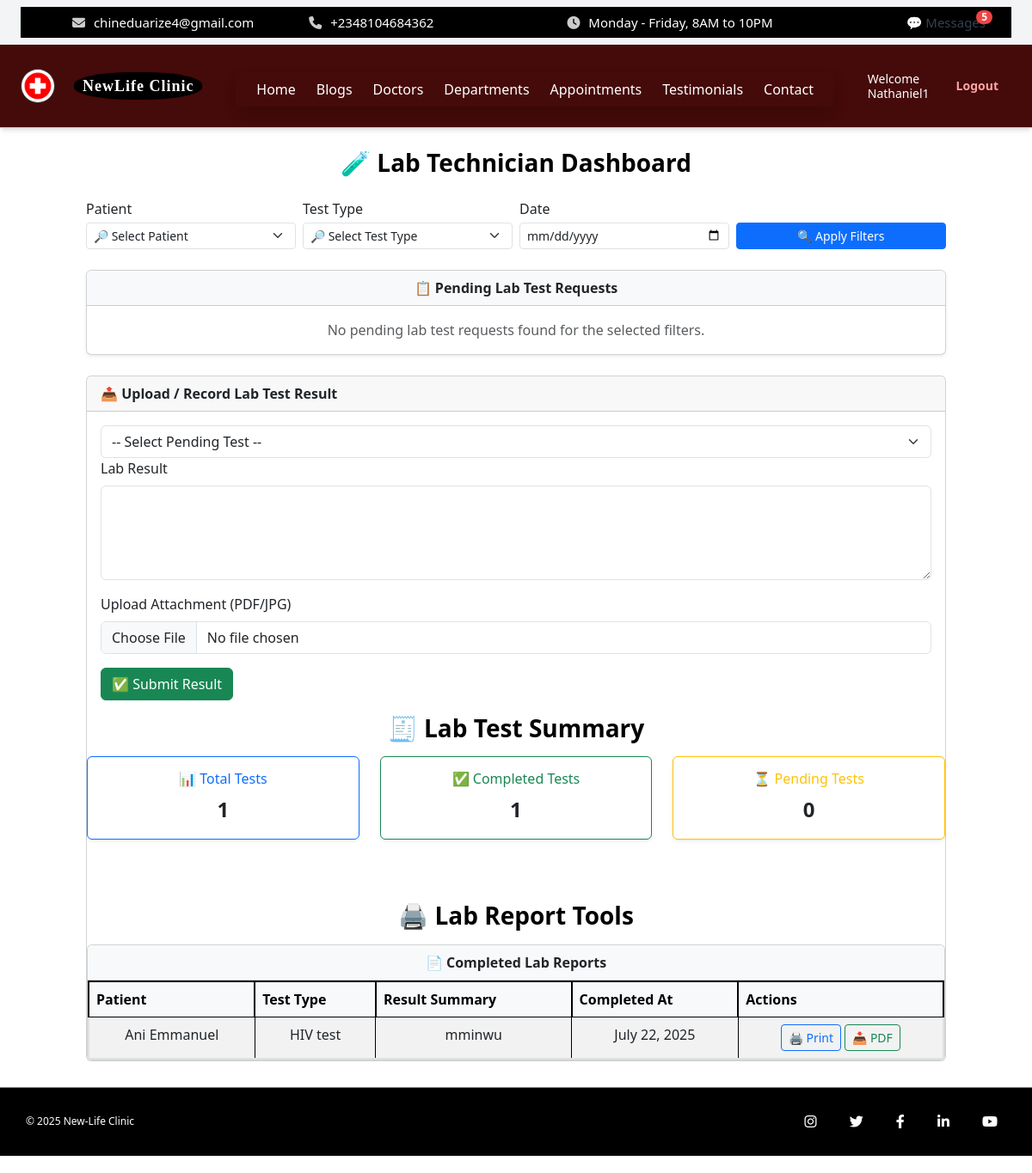
Page /dashboard/labtech/ (signed in) on the committed database.
### core/models.py (models this page shows, shortened)
class HeaderSettings(models.Model):
    hospital_name = models.CharField(max_length=100, default='My Hospital')
    logo = models.ImageField(upload_to='logos/', blank=True, null=True)
    menu_1 = models.CharField(max_length=50, default='Home')
    menu_2 = models.CharField(max_length=50, default='Services')
    menu_3 = models.CharField(max_length=50, default='Doctors')
    menu_4 = models.CharField(max_length=50, default='Departments')
    menu_5 = models.CharField(max_length=50, default='Appointments')
    menu_6 = models.CharField(max_length=50, default='About')
    menu_7 = models.CharField(max_length=50, default='Contact')
    email = models.EmailField(blank=True)
    phone = models.CharField(max_length=20, blank=True)
    working_hours = models.CharField(max_length=100, default="Monday - Friday, 8AM to 10PM")

class User(AbstractUser):
    ROLE_CHOICES = [
        ('admin', 'Admin'),
        ('doctor', 'Doctor'),
        ('nurse', 'Nurse'),
        ('receptionist', 'Receptionist'),
        ('pharmacist', 'Pharmacist'),
        ('labtech', 'Lab Technician'),
        ('patient', 'Patient'),
        ('cashier', 'Cashier'),
    ]
    role = models.CharField(max_length=20, choices=ROLE_CHOICES)
    def get_full_name(self):
        full_name = f"{self.first_name} {self.last_name}".strip()
        return full_name if full_name else self.username

class Patient(models.Model):
    user = models.OneToOneField(User, on_delete=models.CASCADE)
    age = models.PositiveIntegerField()
    gender = models.CharField(max_length=10)
    phone = models.CharField(max_length=20)
    address = models.TextField()
    created_at = models.DateTimeField(auto_now_add=True)
    REFERRAL_CHOICES = [
        ('walk-in', 'Walk-in'),
        ('referral', 'Referral'),
        ('ads', 'Advertisement'),
        ('online', 'Online Search'),
        ('other', 'Other'),
    ]
    referral_source = models.CharField(
    max_length=20,
    choices=REFERRAL_CHOICES,
    blank=False,
    null=False
)

class FooterSettings(models.Model):
    copyright_text = models.CharField(max_length=255, default="© 2025 New-Life Clinic")
    instagram_url = models.URLField(blank=True, null=True)
    twitter_url = models.URLField(blank=True, null=True)
    facebook_url = models.URLField(blank=True, null=True)
    linkedin_url = models.URLField(blank=True, null=True)
    youtube_url = models.URLField(blank=True, null=True)

### labtech_panel/models.py (models this page shows, shortened)
class LabTestRequest(models.Model):
    patient = models.ForeignKey(Patient, on_delete=models.CASCADE)
    doctor = models.ForeignKey(Doctor, on_delete=models.SET_NULL, null=True)
    test_type = models.CharField(max_length=255)
    requested_at = models.DateField(auto_now_add=True)
    status = models.CharField(max_length=20, choices=[('Pending', 'Pending'), ('Completed', 'Completed')], default='Pending')
    result = models.TextField(blank=True, null=True)
    attachment = models.FileField(upload_to='lab_results/', blank=True, null=True)

### labtech_panel/views.py (the view, shortened to what this page needs)
# urls.py: path('', views.labtech_dashboard, name='labtech_dashboard'),
@login_required
def labtech_dashboard(request):
    test_requests = LabTestRequest.objects.filter(status='Pending')
    patients = Patient.objects.all()
    test_types = LabTestRequest.objects.values_list('test_type', flat=True).distinct()
    total_tests = LabTestRequest.objects.count()
    completed_tests = LabTestRequest.objects.filter(status='Completed').count()
    pending_tests = LabTestRequest.objects.filter(status='Pending').count()
    completed_requests = LabTestRequest.objects.filter(status='Completed')
    patient_id = request.GET.get('patient')
    test_type = request.GET.get('type')
    date_str = request.GET.get('date')
    if patient_id:
        test_requests = test_requests.filter(patient__id=patient_id)
    if test_type:
        test_requests = test_requests.filter(test_type=test_type)
    pending_requests_all = LabTestRequest.objects.filter(status='Pending')
    context = {
        'test_requests': test_requests,
        'pending_requests_all': pending_requests_all,
        'patients': patients,
        'test_types': test_types,
        'total_tests': total_tests,
        'completed_tests': completed_tests,
        'pending_tests': pending_tests,
        'completed_requests': completed_requests,
    }
    return render(request, 'labtech_panel/dashboard.html', context)

### labtech_panel/templates/labtech_panel/dashboard.html (shortened to what this page needs)
{% extends "core/base.html" %}
{% block content %}
<div class="container mt-4">
  <h2 class="text-center mb-4 fw-bold" style="color: #000000; font-size: 28px;">
    🧪 Lab Technician Dashboard
  </h2>
  <form method="get" class="row g-2 mb-4 align-items-end">
    <div class="col-md-3">
      <label class="form-label mb-1">Patient</label>
      <select name="patient" class="form-select form-select-sm">
        <option value="">🔎 Select Patient</option>
      </select>
    </div>
    <div class="col-md-3">
      <label class="form-label mb-1">Test Type</label>
      <select name="type" class="form-select form-select-sm">
        <option value="">🔎 Select Test Type</option>
      </select>
    </div>
    <div class="col-md-3">
      <label class="form-label mb-1">Date</label>
      <input type="date" name="date" class="form-control form-control-sm" value="{{ request.GET.date|default_if_none:'' }}">
    </div>
    <div class="col-md-3 d-grid">
      <button type="submit" class="btn btn-primary btn-sm">🔍 Apply Filters</button>
    </div>
  </form>
  <div class="card shadow-sm">
    <div class="card-header bg-light text-center fw-bold">
      📋 Pending Lab Test Requests
    </div>
    <div class="card-body p-0">
      {% if test_requests %}
        <div class="table-responsive">
          <table class="table table-hover mb-0">
            <thead class="table-light text-center">
              <tr>
                <th>Patient</th>
                <th>Test Type</th>
                <th>Requested By</th>
                <th>Requested At</th>
                <th>Status</th>
              </tr>
            </thead>
            <tbody>
              {% for request in test_requests %}
              <tr class="text-center">
                <td>{{ request.patient.user.get_full_name }}</td>
                <td>{{ request.test_type }}</td>
                <td>
                {% if request.doctor and request.doctor.user %}
                    {{ request.doctor.user.get_full_name }}
                {% else %}
                    (No Doctor Assigned)
                {% endif %}
                </td>
                <td>{{ request.requested_at|date:"Y-m-d" }}</td>
                <td><span class="badge bg-warning text-dark">Pending</span></td>
              </tr>
              {% endfor %}
            </tbody>
          </table>
        </div>
      {% else %}
        <p class="text-muted text-center m-3">No pending lab test requests found for the selected filters.</p>
      {% endif %}
    </div>
  </div>
    <div class="card mt-4">
  <div class="card-header fw-bold">
    📤 Upload / Record Lab Test Result
  </div>
  <div class="card-body">
        <form method="POST" enctype="multipart/form-data">
      <select name="test_request_id" class="form-select" required>
        <option value="">-- Select Pending Test --</option>
        </select>
      <div class="mb-3">
        <label for="result" class="form-label">Lab Result</label>
        <textarea name="result" id="result" class="form-control" rows="4" required></textarea>
      </div>
      <div class="mb-3">
        <label for="attachment" class="form-label">Upload Attachment (PDF/JPG)</label>
        <input type="file" name="attachment" id="attachment" class="form-control">
      </div>
      <button type="submit" class="btn btn-success">✅ Submit Result</button>
    </form>
</div>
<h3 class="text-center fw-bold mb-3" style="font-size: 28px; color: #000;">
  🧾 Lab Test Summary
</h3>
<div class="row text-center mb-4">
  <div class="col-md-4">
    <div class="card shadow-sm border-primary">
      <div class="card-body">
        <h5 class="card-title text-primary">📊 Total Tests</h5>
        <p class="fs-4 fw-bold">{{ total_tests }}</p>
      </div>
    </div>
  </div>
  <div class="col-md-4">
    <div class="card shadow-sm border-success">
      <div class="card-body">
        <h5 class="card-title text-success">✅ Completed Tests</h5>
        <p class="fs-4 fw-bold">{{ completed_tests }}</p>
      </div>
    </div>
  </div>
  <div class="col-md-4">
    <div class="card shadow-sm border-warning">
      <div class="card-body">
        <h5 class="card-title text-warning">⏳ Pending Tests</h5>
        <p class="fs-4 fw-bold">{{ pending_tests }}</p>
      </div>
    </div>
  </div>
</div>
<h3 class="text-center fw-bold mt-5 mb-3" style="font-size: 28px; color: #000;">
  🖨️ Lab Report Tools
</h3>
<div class="card">
  <div class="card-header bg-light fw-bold text-center">
    📄 Completed Lab Reports
  </div>
  <div class="card-body p-0">
    {% if completed_requests %}
      <div class="table-responsive">
        <table class="table table-striped table-hover mb-0">
          <thead class="table-light text-center">
            <tr>
              <th>Patient</th>
              <th>Test Type</th>
              <th>Result Summary</th>
              <th>Completed At</th>
              <th>Actions</th>
            </tr>
          </thead>
          <tbody>
            {% for report in completed_requests %}
            <tr class="text-center">
              <td>{{ report.patient.user.get_full_name }}</td>
              <td>{{ report.test_type }}</td>
              <td>{{ report.result|truncatechars:50 }}</td>
              <td>{{ report.requested_at }}</td>
              <td>
                <a href="{% url 'labtech_panel:print_lab_report' report.id %}" target="_blank" class="btn btn-outline-primary btn-sm">
                  🖨️ Print
                </a>
                <a href="{% url 'labtech_panel:download_lab_pdf' report.id %}" class="btn btn-outline-success btn-sm">
                  📥 PDF
                </a>
              </td>
            </tr>
            {% endfor %}
          </tbody>
        </table>
      </div>
    {% else %}
      <p class="text-muted text-center p-3">No completed lab reports available.</p>
    {% endif %}
  </div>
</div>
{% endblock %}

### core/templates/core/base.html (shortened to what this page needs)
<!DOCTYPE html>
<html lang="en" class="dark">
{% load static %}
{% load widget_tweaks %}
<head>
  <link rel="stylesheet" href="{% static 'core/css/style.css' %}">
  <script src="https://cdn.tailwindcss.com"></script>
  <link rel="stylesheet" href="https://cdnjs.cloudflare.com/ajax/libs/font-awesome/6.4.0/css/all.min.css">
  <link href="https://cdn.jsdelivr.net/npm/bootstrap@5.3.0/dist/css/bootstrap.min.css" rel="stylesheet">
</head>
<body>
  <div class="fixed-header bg-gray-100 px-4 py-2 text-sm">
  <div class="topbar flex flex-wrap items-center justify-between gap-4 sm:gap-0">
    <div class="topbar-left flex flex-col sm:flex-row items-start sm:items-center gap-1 sm:gap-4 flex-wrap text-center sm:text-left">
      {% if header_settings.email %}
        <span><i class="fas fa-envelope"></i> {{ header_settings.email }}</span>
      {% endif %}
      {% if header_settings.phone %}
        <span><i class="fas fa-phone"></i> {{ header_settings.phone }}</span>
      {% endif %}
    </div>
    <div class="topbar-right flex flex-col sm:flex-row items-start sm:items-center gap-1 sm:gap-4 flex-wrap text-center sm:text-left">
      {% if header_settings.working_hours %}
        <span><i class="fas fa-clock"></i> {{ header_settings.working_hours }}</span>
      {% endif %}
    </div>
    <a href="{% url 'admin_panel:inbox' %}" class="relative text-gray-700 no-print whitespace-nowrap">
      💬 Messages
      {% if total_unread_count > 0 %}
        <span class="absolute -top-1 -right-2 bg-red-500 text-white text-xs font-bold rounded-full px-1.5">
          {{ total_unread_count }}
        </span>
      {% endif %}
    </a>
  </div>
</div>
    <header class="header-bar flex items-center justify-between flex-wrap bg-red-950 p-4 shadow-md w-full gap-4 sm:gap-0">
  <div class="logo-title flex items-center space-x-3 flex-shrink-0">
    {% if header_settings.logo %}
      <img src="{{ header_settings.logo.url }}" alt="Logo" class="logo-img h-10 w-10 object-cover">
    {% else %}
      <img src="{% static 'core/img/default_logo.png' %}" alt="Default Logo" class="logo-img h-10 w-10 object-cover">
    {% endif %}
    <span class="hospital-name font-bold text-lg leading-tight text-white">
      <span class="block">{{ header_settings.hospital_name_line1|default:"NewLife Clinic" }}</span>
    </span>
  </div>
  <div class="relative flex-1 flex justify-center sm:justify-center">
    <nav id="menu-content" class="hidden sm:flex absolute sm:static top-full mt-2 sm:mt-0 bg-red-800 sm:bg-transparent shadow sm:shadow-none rounded px-4 py-2 sm:p-0 sm:rounded-none z-50 overflow-x-auto whitespace-nowrap space-x-4 sm:space-x-6">
      <a href="{% url 'landing_page' %}" class="text-white hover:text-blue-400">Home</a>
      <a href="{% url 'blogs' %}" class="text-white hover:text-blue-400">Blogs</a>
      <a href="{% url 'doctors' %}" class="text-white hover:text-blue-400">Doctors</a>
      <a href="{% url 'departments' %}" class="text-white hover:text-blue-400">Departments</a>
      <a href="{% url 'appointment' %}" class="text-white hover:text-blue-400">Appointments</a>
      <a href="{% url 'testimonials' %}" class="text-white hover:text-blue-400">Testimonials</a>
      <a href="{% url 'contact' %}" class="text-white hover:text-blue-400">Contact</a>
    </nav>
  </div>
  <div class="auth-buttons flex items-center space-x-4 flex-shrink-0 text-sm">
    {% if request.path == '/' and not request.user.is_authenticated %}
      <a href="{% url 'login' %}" class="text-blue-300 hover:underline no-print">Login</a>
    {% elif request.user.is_authenticated %}
      <span class="text-white no-print text-sm leading-tight">Welcome<br>{{ request.user.username }}</span>
      <a href="{% url 'logout' %}" class="text-red-300 hover:underline no-print">Logout</a>
    {% endif %}
  </div>
</header>
  <main>
    {% block content %}{% endblock %}
  </main>
  {% block footer %}
<div class="bottom-footer" style="min-height: 80px; margin-bottom: 20px;">
  <div class="bottom-footer-content" style="display: flex; justify-content: space-between; align-items: center; height: 100%;">
    <div class="left">
      <p>{{ footer_settings.copyright_text|default:"© 2025 New-Life Clinic" }}</p>
    </div>
    <div class="right social-icons">
      {% if footer_settings.instagram_url %}
        <a href="{{ footer_settings.instagram_url }}" target="_blank"><i class="fab fa-instagram"></i></a>
      {% endif %}
      {% if footer_settings.twitter_url %}
        <a href="{{ footer_settings.twitter_url }}" target="_blank"><i class="fab fa-twitter"></i></a>
      {% endif %}
      {% if footer_settings.facebook_url %}
        <a href="{{ footer_settings.facebook_url }}" target="_blank"><i class="fab fa-facebook-f"></i></a>
      {% endif %}
      {% if footer_settings.linkedin_url %}
        <a href="{{ footer_settings.linkedin_url }}" target="_blank"><i class="fab fa-linkedin-in"></i></a>
      {% endif %}
      {% if footer_settings.youtube_url %}
        <a href="{{ footer_settings.youtube_url }}" target="_blank"><i class="fab fa-youtube"></i></a>
      {% endif %}
    </div>
  </div>
</div>
  {% endblock %}
</body>
</html>

### rows in the picture
HeaderSettings: email "chineduarize4@gmail.com", phone "+2348104684362", working_hours "Monday - Friday, 8AM to 10PM", logo (picture)
User: user.username "Nathaniel1"
LabTestRequest: patient.user.get_full_name "Ani Emmanuel", test_type "HIV test", result "mminwu", requested_at "July 22, 2025"
FooterSettings: copyright_text "© 2025 New-Life Clinic"

### other values in the picture
{{ total_unread_count }} "5"
{{ header_settings.hospital_name_line1|default:"NewLife Clinic" }} "NewLife Clinic"
{{ total_tests }} "1"
{{ completed_tests }} "1"
{{ pending_tests }} "0"
